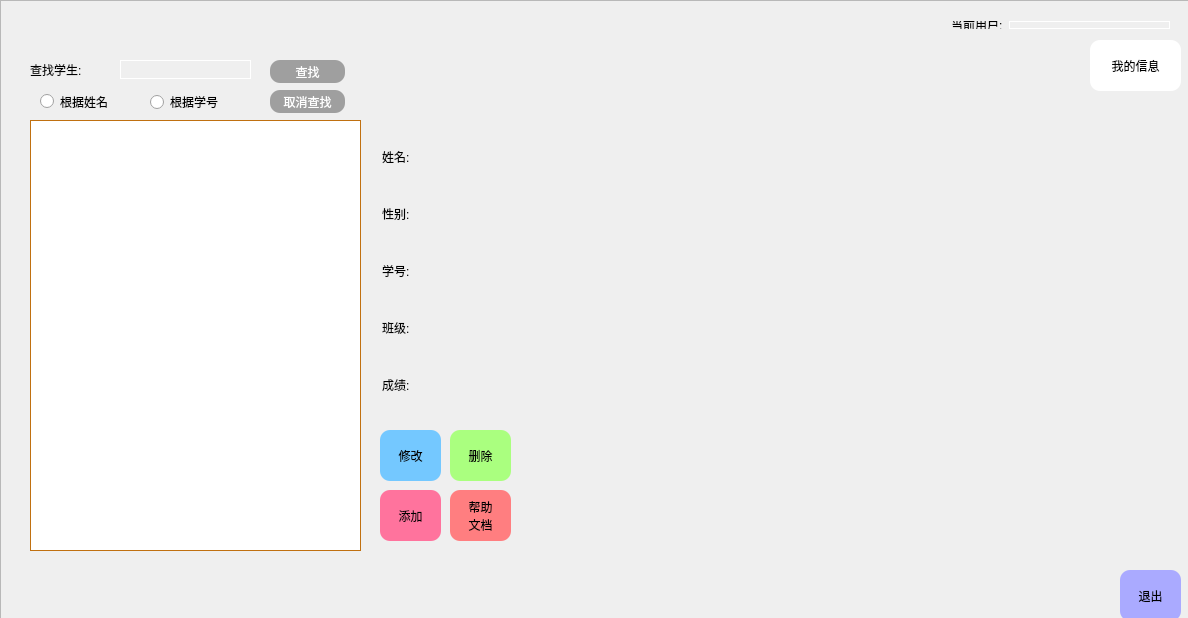
<?xml version="1.0" encoding="UTF-8"?>
<ui version="4.0">
 <class>mainwidgetClass</class>
 <widget class="QWidget" name="mainwidgetClass">
  <property name="geometry">
   <rect>
    <x>0</x>
    <y>0</y>
    <width>1188</width>
    <height>618</height>
   </rect>
  </property>
  <property name="windowTitle">
   <string>西南交大学生信息管理系统</string>
  </property>
  <property name="windowIcon">
   <iconset resource="mainwidget.qrc">
    <normaloff>:/images/icon.png</normaloff>:/images/icon.png</iconset>
  </property>
  <property name="styleSheet">
   <string notr="true">#frame
{
border-image:url(:/images/back.png);
}</string>
  </property>
  <widget class="QTableView" name="tableView">
   <property name="geometry">
    <rect>
     <x>30</x>
     <y>120</y>
     <width>331</width>
     <height>431</height>
    </rect>
   </property>
   <property name="styleSheet">
    <string notr="true">QTableView{
    color: rgb(0, 0, 0);
    border: 1px solid #C07010;          /*边框颜色*/
    background-color: rgb(255, 255, 255);
    alternate-background-color: rgb(200, 200, 200); 
    selection-background-color: rgb(71, 160, 255);
}
 
QTableView::item:!alternate:!selected{
    background-color: rgb(220, 220, 220);    
}
QHeaderView                   
{
    background:transparent;     	//表头背景颜色   
}</string>
   </property>
   <attribute name="horizontalHeaderHighlightSections">
    <bool>false</bool>
   </attribute>
   <attribute name="horizontalHeaderStretchLastSection">
    <bool>true</bool>
   </attribute>
   <attribute name="verticalHeaderVisible">
    <bool>false</bool>
   </attribute>
  </widget>
  <widget class="QWidget" name="widget_7" native="true">
   <property name="geometry">
    <rect>
     <x>360</x>
     <y>120</y>
     <width>241</width>
     <height>301</height>
    </rect>
   </property>
   <layout class="QGridLayout" name="gridLayout">
    <item row="4" column="0">
     <widget class="QWidget" name="widget_5" native="true">
      <layout class="QHBoxLayout" name="horizontalLayout_7">
       <item>
        <layout class="QHBoxLayout" name="horizontalLayout_6">
         <item>
          <widget class="QLabel" name="label_6">
           <property name="text">
            <string>成绩:</string>
           </property>
          </widget>
         </item>
         <item>
          <widget class="QLineEdit" name="lineEdit_score">
           <property name="styleSheet">
            <string notr="true">QLineEdit
{
background:transparent;border-width:0;border-style:outset
}</string>
           </property>
           <property name="readOnly">
            <bool>true</bool>
           </property>
          </widget>
         </item>
        </layout>
       </item>
      </layout>
     </widget>
    </item>
    <item row="1" column="0">
     <widget class="QWidget" name="widget_2" native="true">
      <layout class="QHBoxLayout" name="horizontalLayout_3">
       <item>
        <layout class="QHBoxLayout" name="horizontalLayout_2">
         <item>
          <widget class="QLabel" name="label_5">
           <property name="text">
            <string>性别:</string>
           </property>
          </widget>
         </item>
         <item>
          <widget class="QLineEdit" name="lineEdit_gender">
           <property name="styleSheet">
            <string notr="true">QLineEdit
{
background:transparent;border-width:0;border-style:outset
}</string>
           </property>
           <property name="readOnly">
            <bool>true</bool>
           </property>
          </widget>
         </item>
        </layout>
       </item>
      </layout>
     </widget>
    </item>
    <item row="0" column="0">
     <widget class="QWidget" name="widget" native="true">
      <layout class="QHBoxLayout" name="horizontalLayout">
       <item>
        <widget class="QLabel" name="label_2">
         <property name="text">
          <string>姓名:</string>
         </property>
        </widget>
       </item>
       <item>
        <widget class="QLineEdit" name="lineEdit_name">
         <property name="styleSheet">
          <string notr="true">QLineEdit
{
background:transparent;border-width:0;border-style:outset
}</string>
         </property>
         <property name="readOnly">
          <bool>true</bool>
         </property>
        </widget>
       </item>
      </layout>
     </widget>
    </item>
    <item row="3" column="0">
     <widget class="QWidget" name="widget_4" native="true">
      <layout class="QHBoxLayout" name="horizontalLayout_5">
       <item>
        <widget class="QLabel" name="label_4">
         <property name="text">
          <string>班级:</string>
         </property>
        </widget>
       </item>
       <item>
        <widget class="QLineEdit" name="lineEdit_grade">
         <property name="styleSheet">
          <string notr="true">QLineEdit
{
background:transparent;border-width:0;border-style:outset
}</string>
         </property>
         <property name="readOnly">
          <bool>true</bool>
         </property>
        </widget>
       </item>
      </layout>
     </widget>
    </item>
    <item row="2" column="0">
     <widget class="QWidget" name="widget_3" native="true">
      <layout class="QHBoxLayout" name="horizontalLayout_4">
       <item>
        <widget class="QLabel" name="label_3">
         <property name="text">
          <string>学号:</string>
         </property>
        </widget>
       </item>
       <item>
        <widget class="QLineEdit" name="lineEdit_number">
         <property name="styleSheet">
          <string notr="true">QLineEdit
{
background:transparent;border-width:0;border-style:outset
}</string>
         </property>
         <property name="readOnly">
          <bool>true</bool>
         </property>
        </widget>
       </item>
      </layout>
     </widget>
    </item>
   </layout>
  </widget>
  <widget class="QPushButton" name="BtnTeacherInformation">
   <property name="geometry">
    <rect>
     <x>1090</x>
     <y>40</y>
     <width>91</width>
     <height>51</height>
    </rect>
   </property>
   <property name="styleSheet">
    <string notr="true">QPushButton
{
border-radius:10px;
color:black;
background-color:rgb(255, 255, 255);
}

QPushButton:hover
{
    /*背景颜色*/  

background-color:rgb(159, 159, 159);
color:white;
}
/*按钮按下态*/
QPushButton:pressed
{
    /*背景颜色*/  
    background-color:rgb(14 , 135 , 228);
    /*左内边距为3像素，让按下时字向右移动3像素*/  
    padding-left:3px;
    /*上内边距为3像素，让按下时字向下移动3像素*/  
    padding-top:3px;
}
</string>
   </property>
   <property name="text">
    <string>我的信息</string>
   </property>
  </widget>
  <widget class="QWidget" name="widget_6" native="true">
   <property name="geometry">
    <rect>
     <x>860</x>
     <y>70</y>
     <width>262</width>
     <height>48</height>
    </rect>
   </property>
   <layout class="QVBoxLayout" name="verticalLayout"/>
  </widget>
  <widget class="QWidget" name="layoutWidget">
   <property name="geometry">
    <rect>
     <x>940</x>
     <y>10</y>
     <width>241</width>
     <height>30</height>
    </rect>
   </property>
   <layout class="QHBoxLayout" name="horizontalLayout_8">
    <item>
     <widget class="QLabel" name="label_7">
      <property name="text">
       <string>当前用户:</string>
      </property>
     </widget>
    </item>
    <item>
     <widget class="QLineEdit" name="lineEdit_User">
      <property name="styleSheet">
       <string notr="true">QLineEdit
{
background:transparent;border-width:1;border-style: outset; 
border-color: white;
color:white;
}</string>
      </property>
      <property name="readOnly">
       <bool>true</bool>
      </property>
     </widget>
    </item>
   </layout>
  </widget>
  <widget class="QFrame" name="frame">
   <property name="geometry">
    <rect>
     <x>0</x>
     <y>0</y>
     <width>1200</width>
     <height>681</height>
    </rect>
   </property>
   <property name="frameShape">
    <enum>QFrame::StyledPanel</enum>
   </property>
   <property name="frameShadow">
    <enum>QFrame::Raised</enum>
   </property>
   <widget class="QPushButton" name="BtnAlter">
    <property name="geometry">
     <rect>
      <x>380</x>
      <y>430</y>
      <width>61</width>
      <height>51</height>
     </rect>
    </property>
    <property name="styleSheet">
     <string notr="true">QPushButton
{
border-radius:10px;
background-color:rgb(116, 200, 255);
}

QPushButton:hover
{
    /*背景颜色*/ 
color:white; 
    background-color:rgb(0, 170, 255);
}
/*按钮按下态*/
QPushButton:pressed
{
    /*背景颜色*/  
    background-color:rgb(14 , 135 , 228);
    /*左内边距为3像素，让按下时字向右移动3像素*/  
    padding-left:3px;
    /*上内边距为3像素，让按下时字向下移动3像素*/  
    padding-top:3px;
}</string>
    </property>
    <property name="text">
     <string>修改</string>
    </property>
   </widget>
   <widget class="QPushButton" name="BtnDel">
    <property name="geometry">
     <rect>
      <x>450</x>
      <y>430</y>
      <width>61</width>
      <height>51</height>
     </rect>
    </property>
    <property name="styleSheet">
     <string notr="true">QPushButton
{
border-radius:10px;
background-color:rgb(170, 255, 127);
}

QPushButton:hover
{
    /*背景颜色*/  
color:white;
    background-color:rgb(0, 170, 0);
}
/*按钮按下态*/
QPushButton:pressed
{
    /*背景颜色*/  
    background-color:rgb(14 , 135 , 228);
    /*左内边距为3像素，让按下时字向右移动3像素*/  
    padding-left:3px;
    /*上内边距为3像素，让按下时字向下移动3像素*/  
    padding-top:3px;
}
</string>
    </property>
    <property name="text">
     <string>删除</string>
    </property>
   </widget>
   <widget class="QPushButton" name="AddBtn">
    <property name="geometry">
     <rect>
      <x>380</x>
      <y>490</y>
      <width>61</width>
      <height>51</height>
     </rect>
    </property>
    <property name="styleSheet">
     <string notr="true">QPushButton
{
border-radius:10px;
background-color:rgb(255, 115, 157);
}

QPushButton:hover
{
    /*背景颜色*/  
color:white;
    background-color:rgb(255, 0, 127);
}
/*按钮按下态*/
QPushButton:pressed
{
    /*背景颜色*/  
    background-color:rgb(14 , 135 , 228);
    /*左内边距为3像素，让按下时字向右移动3像素*/  
    padding-left:3px;
    /*上内边距为3像素，让按下时字向下移动3像素*/  
    padding-top:3px;
}
</string>
    </property>
    <property name="text">
     <string>添加</string>
    </property>
   </widget>
   <widget class="QLabel" name="label">
    <property name="geometry">
     <rect>
      <x>30</x>
      <y>60</y>
      <width>91</width>
      <height>20</height>
     </rect>
    </property>
    <property name="text">
     <string>查找学生:</string>
    </property>
   </widget>
   <widget class="QRadioButton" name="radioButton">
    <property name="geometry">
     <rect>
      <x>40</x>
      <y>92</y>
      <width>101</width>
      <height>19</height>
     </rect>
    </property>
    <property name="text">
     <string>根据姓名</string>
    </property>
   </widget>
   <widget class="QPushButton" name="Btnexit">
    <property name="geometry">
     <rect>
      <x>1120</x>
      <y>570</y>
      <width>61</width>
      <height>51</height>
     </rect>
    </property>
    <property name="styleSheet">
     <string notr="true">QPushButton
{
border-radius:10px;
background-color:rgb(170, 170, 255);
}

QPushButton:hover
{
    /*背景颜色*/  
color:white;
    background-color:rgb(170, 85, 255);
}
/*按钮按下态*/
QPushButton:pressed
{
    /*背景颜色*/  
    background-color:rgb(14 , 135 , 228);
    /*左内边距为3像素，让按下时字向右移动3像素*/  
    padding-left:3px;
    /*上内边距为3像素，让按下时字向下移动3像素*/  
    padding-top:3px;
}
</string>
    </property>
    <property name="text">
     <string>退出</string>
    </property>
   </widget>
   <widget class="QPushButton" name="back">
    <property name="geometry">
     <rect>
      <x>270</x>
      <y>90</y>
      <width>75</width>
      <height>23</height>
     </rect>
    </property>
    <property name="styleSheet">
     <string notr="true">QPushButton
{
border-radius:10px;
background-color:rgb(159, 159, 159);
color:white;
}

QPushButton:hover
{
    /*背景颜色*/  
color:black;
background-color:rgb(255, 255, 255);
}
/*按钮按下态*/
QPushButton:pressed
{
    /*背景颜色*/  
    background-color:rgb(14 , 135 , 228);
    /*左内边距为3像素，让按下时字向右移动3像素*/  
    padding-left:3px;
    /*上内边距为3像素，让按下时字向下移动3像素*/  
    padding-top:3px;
}
</string>
    </property>
    <property name="text">
     <string>取消查找</string>
    </property>
   </widget>
   <widget class="QLineEdit" name="lineEdit">
    <property name="geometry">
     <rect>
      <x>120</x>
      <y>60</y>
      <width>131</width>
      <height>19</height>
     </rect>
    </property>
    <property name="styleSheet">
     <string notr="true">QLineEdit
{
background:transparent;border-width:1;border-style: outset; 
border-color: white;
color:white;
}</string>
    </property>
   </widget>
   <widget class="QRadioButton" name="radioButton_2">
    <property name="geometry">
     <rect>
      <x>150</x>
      <y>92</y>
      <width>111</width>
      <height>20</height>
     </rect>
    </property>
    <property name="text">
     <string>根据学号</string>
    </property>
   </widget>
   <widget class="QPushButton" name="BtnResearch">
    <property name="geometry">
     <rect>
      <x>270</x>
      <y>60</y>
      <width>75</width>
      <height>23</height>
     </rect>
    </property>
    <property name="styleSheet">
     <string notr="true">QPushButton
{
border-radius:10px;
background-color:rgb(159, 159, 159);
color:white;
}

QPushButton:hover
{
    /*背景颜色*/  
color:black;
background-color:rgb(255, 255, 255);
}
/*按钮按下态*/
QPushButton:pressed
{
    /*背景颜色*/  
    background-color:rgb(14 , 135 , 228);
    /*左内边距为3像素，让按下时字向右移动3像素*/  
    padding-left:3px;
    /*上内边距为3像素，让按下时字向下移动3像素*/  
    padding-top:3px;
}
</string>
    </property>
    <property name="text">
     <string>查找</string>
    </property>
   </widget>
   <widget class="QPushButton" name="BtnHelp">
    <property name="geometry">
     <rect>
      <x>450</x>
      <y>490</y>
      <width>61</width>
      <height>51</height>
     </rect>
    </property>
    <property name="styleSheet">
     <string notr="true">QPushButton
{
border-radius:10px;
background-color:rgb(255, 126, 128);
}

QPushButton:hover
{
    /*背景颜色*/  
color:white;
    background-color:rgb(255, 82, 93);
}
/*按钮按下态*/
QPushButton:pressed
{
    /*背景颜色*/  
    background-color:rgb(14 , 135 , 228);
    /*左内边距为3像素，让按下时字向右移动3像素*/  
    padding-left:3px;
    /*上内边距为3像素，让按下时字向下移动3像素*/  
    padding-top:3px;
}
</string>
    </property>
    <property name="text">
     <string>帮助
文档</string>
    </property>
   </widget>
  </widget>
  <zorder>frame</zorder>
  <zorder>tableView</zorder>
  <zorder>widget_7</zorder>
  <zorder>BtnTeacherInformation</zorder>
  <zorder>widget_6</zorder>
  <zorder>layoutWidget</zorder>
 </widget>
 <layoutdefault spacing="6" margin="11"/>
 <resources>
  <include location="mainwidget.qrc"/>
 </resources>
 <connections/>
</ui>
